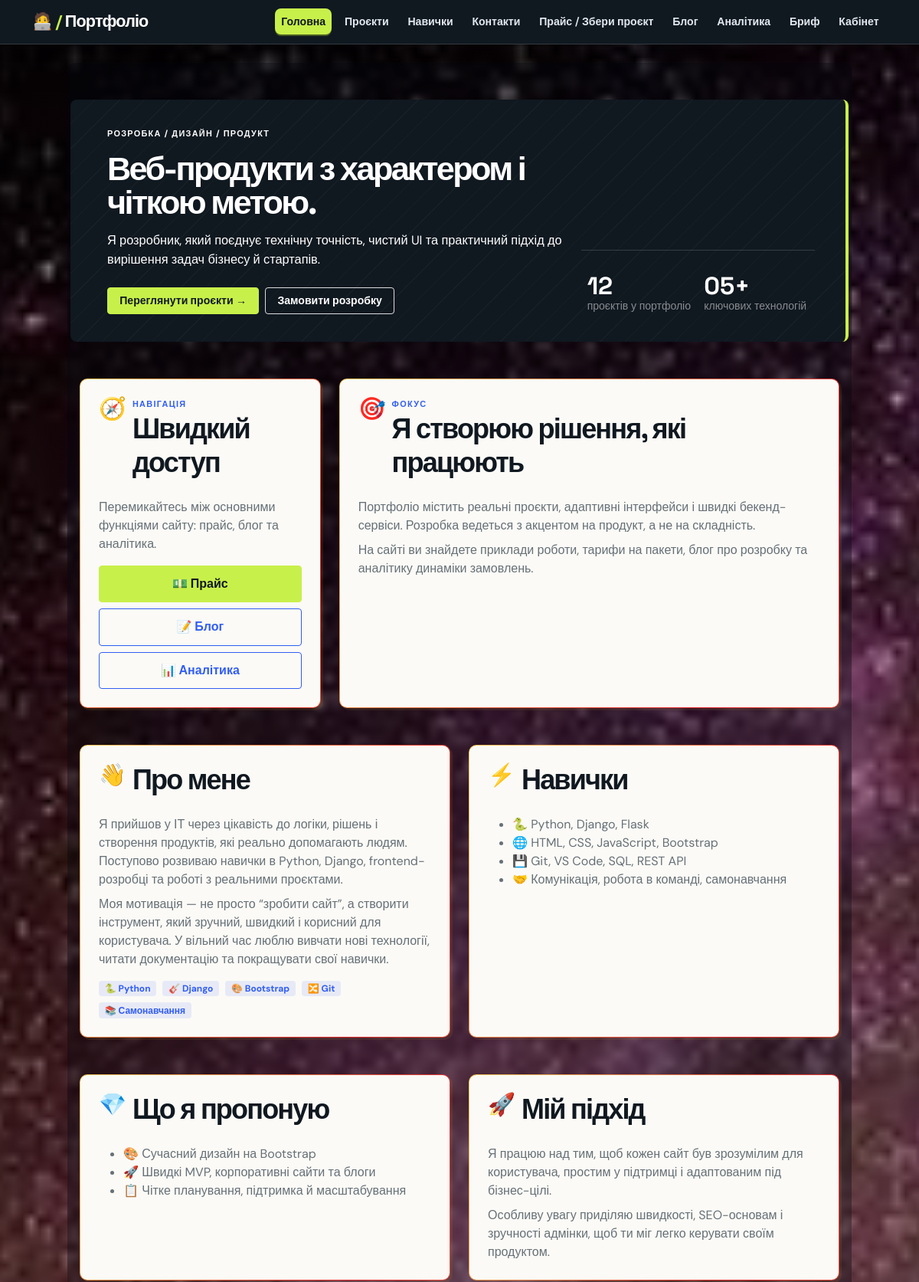
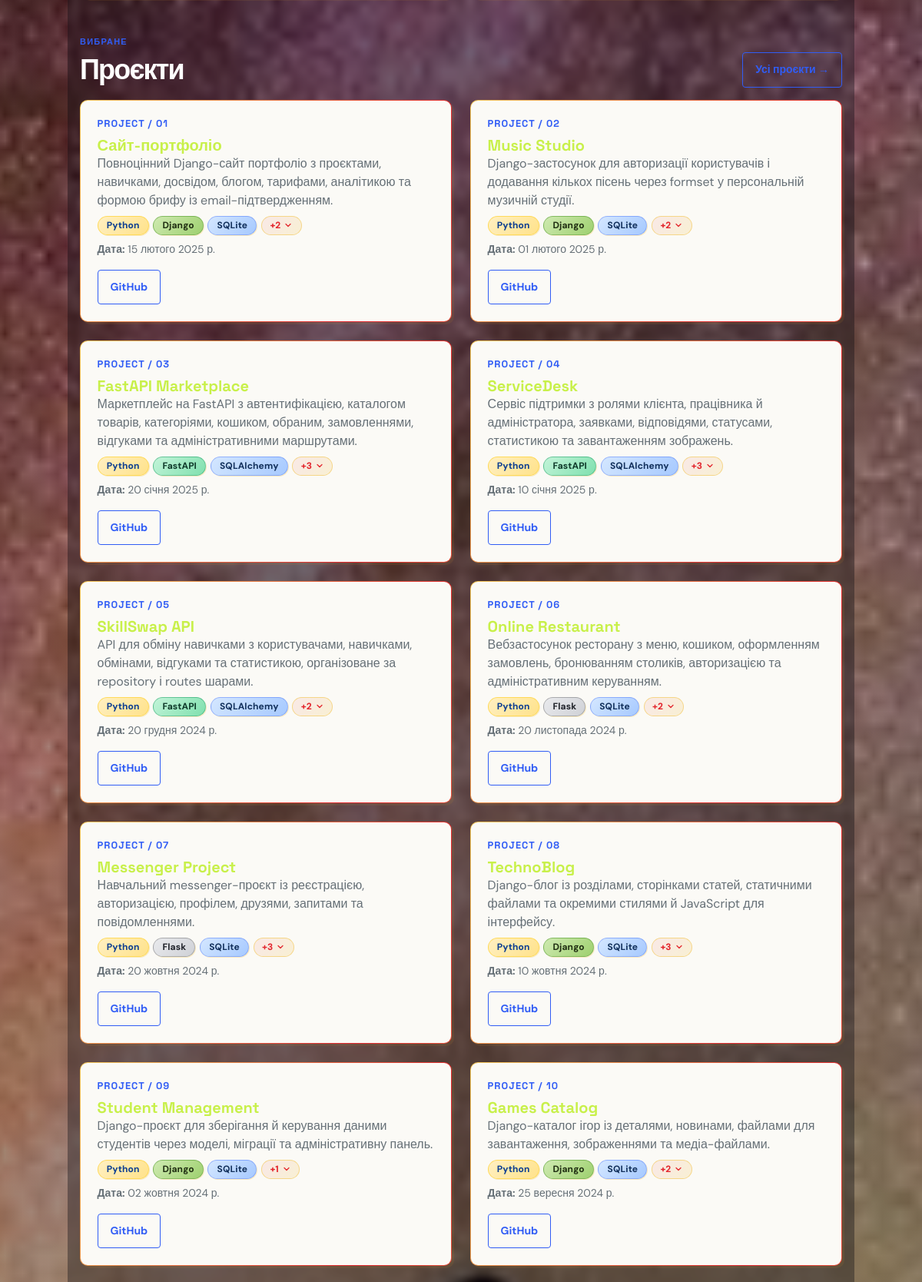
The page / (upper part) on the database its author committed (2 pictures, top to bottom).
### portfolio/models.py (models this page shows, shortened)
class Project(models.Model):
    title = models.CharField('Назва', max_length=200)
    description = models.TextField('Опис')
    technologies = models.CharField('Технології', max_length=200)
    date = models.DateField('Дата', blank=True, null=True, help_text='Дата завершення проекту')
    image = models.ImageField('Зображення', upload_to='projects/', blank=True, null=True)
    github = models.URLField('GitHub посилання', blank=True)
    class Meta:
        verbose_name = 'Проект'
        verbose_name_plural = 'Проекти'
        ordering = ['-date', 'title']

### portfolio/views.py (the view)
# urls.py: path('', views.home, name='home'),
def home(request):
    track_page(request, 'home')
    projects = [_enrich_project_techs(p) for p in Project.objects.all().order_by('-date', 'title')]
    skills = [_enrich_skill(s) for s in Skill.objects.all().order_by('category', '-level')]
    experiences = Experience.objects.all()
    testimonials = Testimonial.objects.filter(is_published=True)
    return render(request, 'portfolio/home.html', {
        'projects': projects,
        'skills': skills,
        'experiences': experiences,
        'testimonials': testimonials,
        'order_form': OrderForm(),
    })

### portfolio/context_processors.py (called while the page is built)
def admin_orders(request):
    if request.path.startswith('/admin/') and request.user.is_staff:
        return {'admin_orders': Order.objects.all()[:5]}
    return {}

### portfolio/views.py (called while the page is built)
def _enrich_project_techs(project):
    raw = getattr(project, 'technologies', '') or ''
    parts = [t.strip() for t in raw.split(',') if t.strip()]
    project.tech_list = parts
    project.tech_visible = parts[:3]
    project.tech_hidden = parts[3:]
    project.tech_hidden_count = len(project.tech_hidden)
    return project

def _enrich_skill(skill):
    skill.icon = _SKILL_ICONS.get(skill.category, '✨')
    return skill

def track_page(request, page_name):
    PageView.objects.create(page=page_name)

### portfolio/templates/portfolio/home.html (shortened to what this page needs)
{% extends "portfolio/base.html" %}
{% block content %}
<section class="hero-panel row align-items-end mb-5">
  <div class="col-lg-8">
    <p class="eyebrow mb-3">Розробка / дизайн / продукт</p>
    <h1 class="mb-3">Веб-продукти з характером і чіткою метою.</h1>
    <p class="lead mb-4">Я розробник, який поєднує технічну точність, чистий UI та практичний підхід до вирішення задач бізнесу й стартапів.</p>
    <div class="d-flex flex-wrap gap-2">
      <a class="btn btn-primary" href="{% url 'portfolio:projects' %}">Переглянути проєкти →</a>
      <a class="btn btn-outline-light" href="{% url 'portfolio:order_brif' %}">Замовити розробку</a>
    </div>
  </div>
  <div class="col-lg-4 mt-5 mt-lg-0">
    <div class="stat-strip row g-3">
      <div class="col-6"><div class="stat-value">{{ projects|length }}</div><div class="small text-white-50">проєктів у портфоліо</div></div>
      <div class="col-6"><div class="stat-value">05+</div><div class="small text-white-50">ключових технологій</div></div>
    </div>
  </div>
</section>
<section class="row g-4 mb-5">
  <div class="col-lg-4">
    <div class="card-soft p-4 h-100">
      <div class="d-flex align-items-start gap-2 mb-2">
        <span style="font-size:1.8rem;line-height:1">🧭</span>
        <div>
          <p class="section-kicker text-primary mb-1">Навігація</p>
          <h2 class="section-title">Швидкий доступ</h2>
        </div>
      </div>
      <p class="text-muted-soft mb-3">Перемикайтесь між основними функціями сайту: прайс, блог та аналітика.</p>
      <div class="d-grid gap-2">
        <a class="btn btn-primary" href="{% url 'portfolio:pricing' %}">💵 Прайс</a>
        <a class="btn btn-outline-primary" href="{% url 'portfolio:blog' %}">📝 Блог</a>
        <a class="btn btn-outline-primary" href="{% url 'portfolio:analytics' %}">📊 Аналітика</a>
      </div>
    </div>
  </div>
  <div class="col-lg-8">
    <div class="card-soft p-4 h-100">
      <div class="d-flex align-items-start gap-2 mb-2">
        <span style="font-size:1.8rem;line-height:1">🎯</span>
        <div>
          <p class="section-kicker text-primary mb-1">Фокус</p>
          <h2 class="section-title">Я створюю рішення, які працюють</h2>
        </div>
      </div>
      <p class="text-muted-soft mb-2">Портфоліо містить реальні проєкти, адаптивні інтерфейси і швидкі бекенд-сервіси. Розробка ведеться з акцентом на продукт, а не на складність.</p>
      <p class="text-muted-soft mb-0">На сайті ви знайдете приклади роботи, тарифи на пакети, блог про розробку та аналітику динаміки замовлень.</p>
    </div>
  </div>
</section>
<div class="row g-4 mb-5">
  <div class="col-lg-6">
    <div class="card-soft p-4 h-100">
      <div class="d-flex align-items-start gap-2 mb-2">
        <span style="font-size:1.8rem;line-height:1">👋</span>
        <h2 class="section-title">Про мене</h2>
      </div>
      <p class="text-muted-soft mb-2">Я прийшов у ІТ через цікавість до логіки, рішень і створення продуктів, які реально допомагають людям. Поступово розвиваю навички в Python, Django, frontend-розробці та роботі з реальними проєктами.</p>
      <p class="text-muted-soft mb-0">Моя мотивація — не просто “зробити сайт”, а створити інструмент, який зручний, швидкий і корисний для користувача. У вільний час люблю вивчати нові технології, читати документацію та покращувати свої навички.</p>
      <div class="mt-3 d-flex gap-2 flex-wrap">
        <span class="badge rounded-pill bg-primary-subtle text-primary">🐍 Python</span>
        <span class="badge rounded-pill bg-primary-subtle text-primary">🎸 Django</span>
        <span class="badge rounded-pill bg-primary-subtle text-primary">🎨 Bootstrap</span>
        <span class="badge rounded-pill bg-primary-subtle text-primary">🔀 Git</span>
        <span class="badge rounded-pill bg-primary-subtle text-primary">📚 Самонавчання</span>
      </div>
    </div>
  </div>
  <div class="col-lg-6">
    <div class="card-soft p-4 h-100">
      <div class="d-flex align-items-start gap-2 mb-2">
        <span style="font-size:1.8rem;line-height:1">⚡</span>
        <h2 class="section-title">Навички</h2>
      </div>
      <ul class="mb-0 text-muted-soft">
        <li>🐍 Python, Django, Flask</li>
        <li>🌐 HTML, CSS, JavaScript, Bootstrap</li>
        <li>💾 Git, VS Code, SQL, REST API</li>
        <li>🤝 Комунікація, робота в команді, самонавчання</li>
      </ul>
    </div>
  </div>
</div>
<div class="row g-4 mb-5">
  <div class="col-lg-6">
    <div class="card-soft p-4 h-100">
      <div class="d-flex align-items-start gap-2 mb-2">
        <span style="font-size:1.8rem;line-height:1">💎</span>
        <h2 class="section-title">Що я пропоную</h2>
      </div>
      <ul class="mb-0 text-muted-soft">
        <li>🎨 Сучасний дизайн на Bootstrap</li>
        <li>🚀 Швидкі MVP, корпоративні сайти та блоги</li>
        <li>📋 Чітке планування, підтримка й масштабування</li>
      </ul>
    </div>
  </div>
  <div class="col-lg-6">
    <div class="card-soft p-4 h-100">
      <div class="d-flex align-items-start gap-2 mb-2">
        <span style="font-size:1.8rem;line-height:1">🚀</span>
        <h2 class="section-title">Мій підхід</h2>
      </div>
      <p class="text-muted-soft mb-2">Я працюю над тим, щоб кожен сайт був зрозумілим для користувача, простим у підтримці і адаптованим під бізнес-цілі.</p>
      <p class="text-muted-soft mb-0">Особливу увагу приділяю швидкості, SEO-основам і зручності адмінки, щоб ти міг легко керувати своїм продуктом.</p>
    </div>
  </div>
</div>
<section class="row mb-5">
  <div class="col-12 mb-3">
    <div class="d-flex justify-content-between align-items-end gap-3"><div><p class="section-kicker text-primary mb-2">Вибране</p><h2 class="section-title mb-0">Проєкти</h2></div><a href="{% url 'portfolio:projects' %}" class="btn btn-outline-primary btn-sm">Усі проєкти →</a></div>
  </div>
  {% if projects %}
    {% for project in projects %}
      <div class="col-md-6 mb-4">
        <div class="card-soft project-card h-100">
          <div class="card-body d-flex flex-column">
            <p class="project-number mb-2">PROJECT / {{ forloop.counter|stringformat:'02d' }}</p>
            <h5 class="card-title"><a href="{% url 'portfolio:project_detail' project.pk %}" class="text-decoration-none fw-bold">{{ project.title }}</a></h5>
            <p class="text-muted-soft mb-2">{{ project.description|truncatechars:160 }}</p>
            {% if project.tech_list %}
              <div class="tech-stack-wrap mb-2">
                {% for t in project.tech_visible %}
                  <span class="tech-badge" data-tech="{{ t }}">{{ t }}</span>
                {% endfor %}
                {% if project.tech_hidden_count > 0 %}
                  <span class="tech-more-btn" role="button" tabindex="0" data-count="{{ project.tech_hidden_count }}">
                    +{{ project.tech_hidden_count }}
                    <svg width="12" height="12" viewBox="0 0 24 24" fill="none" stroke="currentColor" stroke-width="2.5" stroke-linecap="round" stroke-linejoin="round"><polyline points="6 9 12 15 18 9"></polyline></svg>
                  </span>
                {% endif %}
              </div>
            {% endif %}
            <p class="small mb-3"><strong>Дата:</strong> {{ project.date }}</p>
            <div class="mt-auto">
              {% if project.github %}
                <a href="{{ project.github }}" class="btn btn-outline-primary btn-sm" target="_blank" rel="noopener">GitHub</a>
              {% endif %}
            </div>
          </div>
        </div>
      </div>
    {% endfor %}
  {% else %}
    <div class="col-12"><p class="text-muted-soft">Поки що немає проєктів.</p></div>
  {% endif %}
</section>
{% endblock %}

### rows shown on the page
Project: title "Сайт-портфоліо", description "Повноцінний Django-сайт портфоліо з проєктами, навичками, досвідом, блогом, тарифами, аналітикою та формою брифу із email-підтвердженням.", tech_visible "Python" "Django" "SQLite", tech_hidden_count "2", date "15 лютого 2025 р."
Project: title "Music Studio", description "Django-застосунок для авторизації користувачів і додавання кількох пісень через formset у персональній музичній студії.", tech_visible "Python" "Django" "SQLite", tech_hidden_count "2", date "01 лютого 2025 р."
Project: title "FastAPI Marketplace", description "Маркетплейс на FastAPI з автентифікацією, каталогом товарів, категоріями, кошиком, обраним, замовленнями, відгуками та адміністративними маршрутами.", tech_visible "Python" "FastAPI" "SQLAlchemy", tech_hidden_count "3", date "20 січня 2025 р."
Project: title "ServiceDesk", description "Сервіс підтримки з ролями клієнта, працівника й адміністратора, заявками, відповідями, статусами, статистикою та завантаженням зображень.", tech_visible "Python" "FastAPI" "SQLAlchemy", tech_hidden_count "3", date "10 січня 2025 р."
Project: title "SkillSwap API", description "API для обміну навичками з користувачами, навичками, обмінами, відгуками та статистикою, організоване за repository і routes шарами.", tech_visible "Python" "FastAPI" "SQLAlchemy", tech_hidden_count "2", date "20 грудня 2024 р."
Project: title "Online Restaurant", description "Вебзастосунок ресторану з меню, кошиком, оформленням замовлень, бронюванням столиків, авторизацією та адміністративним керуванням.", tech_visible "Python" "Flask" "SQLite", tech_hidden_count "2", date "20 листопада 2024 р."
Project: title "Messenger Project", description "Навчальний messenger-проєкт із реєстрацією, авторизацією, профілем, друзями, запитами та повідомленнями.", tech_visible "Python" "Flask" "SQLite", tech_hidden_count "3", date "20 жовтня 2024 р."
Project: title "TechnoBlog", description "Django-блог із розділами, сторінками статей, статичними файлами та окремими стилями й JavaScript для інтерфейсу.", tech_visible "Python" "Django" "SQLite", tech_hidden_count "3", date "10 жовтня 2024 р."
Project: title "Student Management", description "Django-проєкт для зберігання й керування даними студентів через моделі, міграції та адміністративну панель.", tech_visible "Python" "Django" "SQLite", tech_hidden_count "1", date "02 жовтня 2024 р."
Project: title "Games Catalog", description "Django-каталог ігор із деталями, новинами, файлами для завантаження, зображеннями та медіа-файлами.", tech_visible "Python" "Django" "SQLite", tech_hidden_count "2", date "25 вересня 2024 р."

### other values the page prints
{{ projects|length }} "12"
